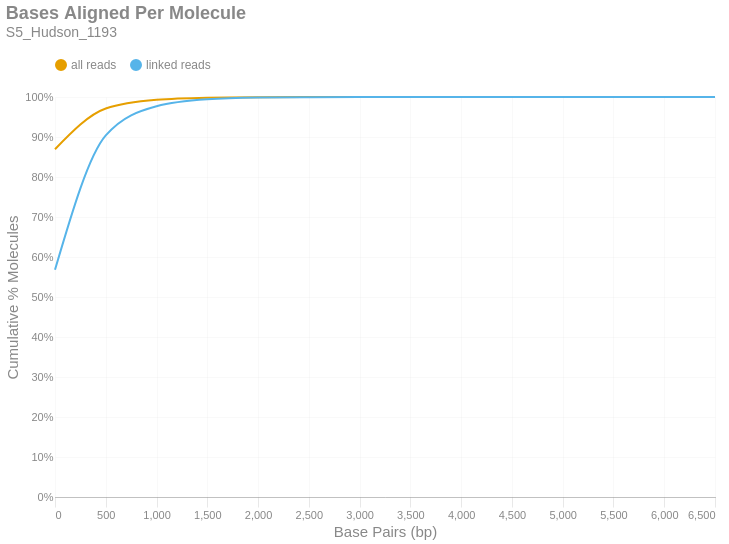

Notebook code for this chart:
### Markdown cell above
### Bases Aligned Per Molecule
This is a cumulative frequency distribution showing the number of base pairs aligned per unique molecule. These data are shown in 500 bp bins. There are two distributions: one with `all reads` (yellow) and another with only `linked reads` (blue). The percent of molecules in the `linked reads` distribution is relative to the total number of linked molecules.

### Code cell
if SKIPLR:
    print_html(f"Skipped")
else:
    binned_df = consolidated_hist(valids['aligned_bp'], mask, 500, True)
    with SafeRender(binned_df):
        (
            density_plot(binned_df, 'Bases Aligned Per Molecule', samplename, 'basesper')
            .encode(
                x=alt.X('bin:Q', title="Base Pairs (bp)").axis(tickMinStep=500).scale(padding=0),
                y=alt.Y('value:Q', title='Cumulative % Molecules')
                    .axis(format='%')
                    .scale(domain = [0,1])
                    .stack(False),
                color=alt.Color("key:N").scale(domain = ["all reads", "linked reads"]),
                tooltip = [
                    alt.Tooltip("key:N", title = "Data Type"),
                    alt.Tooltip("range_label:N", title="Bases Aligned Per Molecule"),
                    alt.Tooltip("value:Q", format = ".2%", title="% Molecules (Cum.)")
                ]
            )
        ).display()

### Figure 1 — Vega-Lite specification as saved in the notebook (floating-point values rounded to 4 significant figures)
{"width": "container", "height": 400, "config": {"title": {"anchor": "start", "dy": -15, "fontSize": 18, "color": "#888888", "subtitleColor": "#888888", "subtitleFontSize": 14}, "arc": {"fill": "#0072B2"}, "axis": {"domainColor": "#888888", "domainWidth": 0.5, "gridWidth": 0.2, "grid": false, "titleFontWeight": 400, "titleFontSize": 15, "labelFontSize": 11, "labelColor": "#888888", "tickColor": "#888888", "tickWidth": 0.2, "titleColor": "#888888"}, "axisBand": {"grid": false}, "axisX": {"grid": true, "tickSize": 10, "domainCap": "round"}, "axisY": {"domain": false, "grid": true, "tickSize": 0, "domainCap": "round"}, "background": "transparent", "header": {"labelFontSize": 15, "labelColor": "#888888", "titleFontSize": 15, "titleFontWeight": 600, "titleColor": "#888888"}, "legend": {"labelFont": "sans-serif", "labelFontSize": 12, "labelColor": "#888888", "symbolSize": 100, "symbolType": "circle", "titleFontSize": 12, "titlePadding": 10, "titleColor": "#888888", "title": null, "orient": "top"}, "range": {"category": ["#E69F00", "#56B4E9", "#009E73", "#F0E442", "#0072B2", "#D55E00", "#CC79A7", "#000000"], "diverging": ["#cfe8f3", "#a2d4ec", "#73bfe2", "#46abdb", "#1696d2", "#12719e"]}, "area": {"fill": "#0072B2", "fillOpacity": 0.7, "line": true, "strokeOpacity": 0.7}, "line": {"color": "#0072B2", "stroke": "#0072B2", "strokeWidth": 2}, "trail": {"color": "#0072B2", "stroke": "#0072B2", "strokeWidth": 0, "size": 1}, "point": {"filled": true, "fillOpacity": 1.0, "size": 95}, "text": {"color": "#888888", "fontSize": 11, "align": "right", "fontWeight": 400, "size": 11}, "bar": {"fill": "#0072B2", "stroke": null}, "view": {"stroke": null, "continuousWidth": 660, "continuousHeight": 400}}, "data": {"name": "data-2e99642f1ca85f3231621672343dad1f"}, "mark": {"type": "line", "interpolate": "monotone", "point": {"opacity": 0, "size": 275}}, "encoding": {"color": {"field": "key", "scale": {"domain": ["all reads", "linked reads"]}, "type": "nominal"}, "tooltip": [{"field": "key", "title": "Data Type", "type": "nominal"}, {"field": "range_label", "title": "Bases Aligned Per Molecule", "type": "nominal"}, {"field": "value", "format": ".2%", "title": "% Molecules (Cum.)", "type": "quantitative"}], "x": {"axis": {"tickMinStep": 500}, "field": "bin", "scale": {"padding": 0}, "title": "Base Pairs (bp)", "type": "quantitative"}, "y": {"axis": {"format": "%"}, "field": "value", "scale": {"domain": [0, 1]}, "stack": false, "title": "Cumulative % Molecules", "type": "quantitative"}}, "params": [{"name": "param_c36ac31b6afebe62", "select": {"type": "point", "fields": ["key"]}, "bind": "legend"}], "title": {"text": "Bases Aligned Per Molecule", "subtitle": "S5_Hudson_1193"}, "transform": [{"fold": ["all reads (cumsum)", "linked reads (cumsum)"]}, {"calculate": "replace(datum.key, ' (cumsum)', '')", "as": "key"}, {"filter": {"param": "param_c36ac31b6afebe62"}}], "usermeta": {"embedOptions": {"downloadFileName": "S5_Hudson_1193.basesper"}}, "$schema": "https://vega.github.io/schema/vega-lite/v6.1.0.json", "datasets": {"data-2e99642f1ca85f3231621672343dad1f": [{"bin": "0.0", "interval": "0.0-500.0", "all reads": 0.8695, "linked reads": 0.5681, "all reads (cumsum)": 0.8695, "linked reads (cumsum)": 0.5681, "range_label": "0-499"}, {"bin": "500.0", "interval": "500.0-1000.0", "all reads": 0.1016, "linked reads": 0.3358, "all reads (cumsum)": 0.9711, "linked reads (cumsum)": 0.9039, "range_label": "500-999"}, {"bin": "1000.0", "interval": "1000.0-1500.0", "all reads": 0.02197, "linked reads": 0.07301, "all reads (cumsum)": 0.993, "linked reads (cumsum)": 0.9769, "range_label": "1000-1499"}, {"bin": "1500.0", "interval": "1500.0-2000.0", "all reads": 0.005242, "linked reads": 0.01743, "all reads (cumsum)": 0.9983, "linked reads (cumsum)": 0.9943, "range_label": "1500-1999"}, {"bin": "2000.0", "interval": "2000.0-2500.0", "all reads": 0.001291, "linked reads": 0.004291, "all reads (cumsum)": 0.9996, "linked reads (cumsum)": 0.9986, "range_label": "2000-2499"}, {"bin": "2500.0", "interval": "2500.0-3000.0", "all reads": 0.000296, "linked reads": 0.000984, "all reads (cumsum)": 0.9999, "linked reads (cumsum)": 0.9996, "range_label": "2500-2999"}, {"bin": "3000.0", "interval": "3000.0-3500.0", "all reads": 8.527e-05, "linked reads": 0.0002835, "all reads (cumsum)": 1.0, "linked reads (cumsum)": 0.9999, "range_label": "3000-3499"}, {"bin": "3500.0", "interval": "3500.0-4000.0", "all reads": 2.634e-05, "linked reads": 8.756e-05, "all reads (cumsum)": 1.0, "linked reads (cumsum)": 1.0, "range_label": "3500-3999"}, {"bin": "4000.0", "interval": "4000.0-4500.0", "all reads": 9.315e-06, "linked reads": 3.097e-05, "all reads (cumsum)": 1.0, "linked reads (cumsum)": 1.0, "range_label": "4000-4499"}, {"bin": "4500.0", "interval": "4500.0-5000.0", "all reads": 2.964e-06, "linked reads": 9.854e-06, "all reads (cumsum)": 1.0, "linked reads (cumsum)": 1.0, "range_label": "4500-4999"}, {"bin": "5000.0", "interval": "5000.0-5500.0", "all reads": 1.101e-06, "linked reads": 3.66e-06, "all reads (cumsum)": 1.0, "linked reads (cumsum)": 1.0, "range_label": "5000-5499"}, {"bin": "5500.0", "interval": "5500.0-6000.0", "all reads": 4.234e-07, "linked reads": 1.408e-06, "all reads (cumsum)": 1.0, "linked reads (cumsum)": 1.0, "range_label": "5500-5999"}, {"bin": "6000.0", "interval": "6000.0-6500.0", "all reads": 1.694e-07, "linked reads": 5.631e-07, "all reads (cumsum)": 1.0, "linked reads (cumsum)": 1.0, "range_label": "6000-6499"}, {"bin": "6500.0", "interval": "6500.0-7000.0", "all reads": 8.468e-08, "linked reads": 2.815e-07, "all reads (cumsum)": 1.0, "linked reads (cumsum)": 1.0, "range_label": "6500-6999"}]}}
